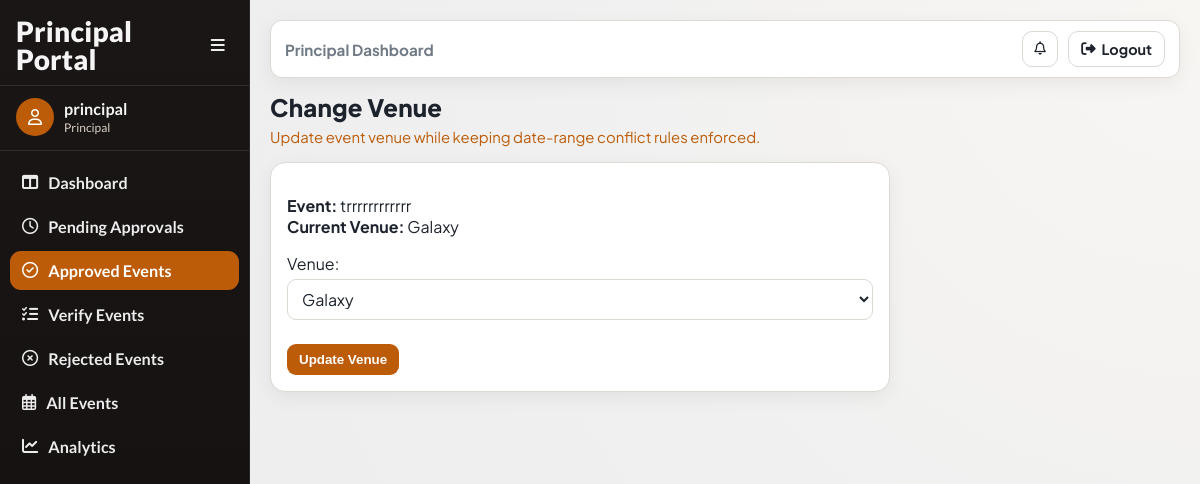
/events/change-venue/8/ (signed in), run on an earlier commit of the app's database.
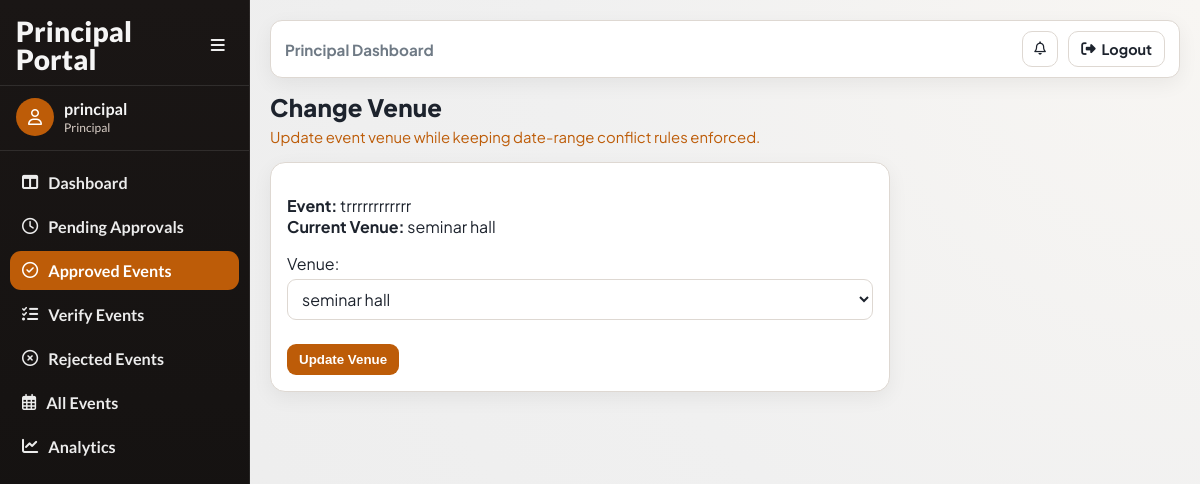
And on a later commit of the database.
### events/models.py (models this page shows, shortened)
class Event(models.Model):
    CATEGORY_CHOICES = (
        ('department', 'Department'),
        ('nss', 'NSS'),
        ('ncc', 'NCC'),
        ('union', 'Union'),
        ('other', 'Other'),
    )
    PARTICIPATION_CHOICES = (
        ('boys', 'Boys'),
        ('girls', 'Girls'),
        ('mixed', 'Mixed'),
    )
    STATUS_CHOICES = (
        ('pending', 'Pending Approval'),
        ('approved', 'Approved'),
        ('rejected', 'Rejected'),
        ('completed', 'Completed'),
        ('verified', 'Verified'),
    )
    title = models.CharField(max_length=200)
    category = models.CharField(max_length=20, choices=CATEGORY_CHOICES)
    created_by = models.ForeignKey(
        settings.AUTH_USER_MODEL,
        on_delete=models.CASCADE
    )
    department = models.ForeignKey(
    Department,
    on_delete=models.SET_NULL,
    null=True,
    blank=True
    )
    participation_type = models.CharField(
        max_length=20,
        choices=PARTICIPATION_CHOICES
    )
    chief_guest = models.CharField(max_length=200, blank=True, null=True)
    budget = models.DecimalField(max_digits=10, decimal_places=2)
    venue = models.ForeignKey(
    Venue,
    on_delete=models.PROTECT
    )
    start_date = models.DateField()
    end_date = models.DateField()
    start_time = models.TimeField(null=True, blank=True)
    end_time = models.TimeField(null=True, blank=True)
    description = models.TextField()
    tags = models.ManyToManyField(Tag, blank=True)
    status = models.CharField(
        max_length=20,
        choices=STATUS_CHOICES,
        default='pending'
    )
    principal_remark = models.TextField(blank=True, null=True)
    created_at = models.DateTimeField(auto_now_add=True)
    report_text = models.TextField(blank=True, null=True)
    attendance_file = models.FileField(
        upload_to='attendance/',
        blank=True,
        null=True
    )
    completed_at = models.DateTimeField(blank=True, null=True)

class Venue(models.Model):
    name = models.CharField(max_length=100, unique=True)
    def __str__(self):
        return self.name

### events/views.py (the view)
@login_required(login_url='/login/')
def change_event_venue(request, event_id):
    if request.user.role != 'principal':
        return redirect('login')
    event = get_object_or_404(Event, id=event_id)
    if event.status != 'approved':
        messages.error(request, "Venue can only be changed for approved events.")
        return redirect('principal_approved_events')
    today = timezone.now().date()
    if event.end_date < today:
        messages.error(request, "Cannot change venue. Event has already ended.")
        return redirect('principal_approved_events')
    class VenueUpdateForm(forms.ModelForm):
        class Meta:
            model = Event
            fields = ['venue']
    if request.method == 'POST':
        form = VenueUpdateForm(request.POST, instance=event)
        if form.is_valid():
            selected_venue = form.cleaned_data['venue']
            conflict_exists = Event.objects.filter(
                venue=selected_venue,
                status='approved'
            ).exclude(id=event.id).filter(
                start_date__lte=event.end_date,
                end_date__gte=event.start_date
            ).exists()
            if conflict_exists:
                messages.error(
                    request,
                    "Conflict! Another approved event overlaps at this venue during the selected date range."
                )
                event.refresh_from_db()
                form = VenueUpdateForm(instance=event)
                return render(
                    request,
                    'events/change_venue.html',
                    {
                        'form': form,
                        'event': event,
                        'active_nav': 'principal-approved',
                    }
                )
            form.save()
            notify(
                recipient=event.created_by,
                sender=request.user,
                event=event,
                type='venue_changed',
                message=f"Venue changed for '{event.title}'. New venue: {event.venue}"
            )
            messages.success(request, "Venue updated successfully.")
            return redirect('principal_approved_events')
    else:
        form = VenueUpdateForm(instance=event)
    return render(
        request,
        'events/change_venue.html',
        {
            'form': form,
            'event': event,
            'active_nav': 'principal-approved',
        }
    )

### events/views.py
    class VenueUpdateForm(forms.ModelForm):
        class Meta:
            model = Event
            fields = ['venue']

### events/templates/events/change_venue.html (shortened to what this page needs)
{% extends "base.html" %}
{% block page_title %}Change Venue{% endblock %}
{% block page_subtitle %}Update event venue while keeping date-range conflict rules enforced.{% endblock %}
{% block content %}
<section class="panel" style="max-width: 620px;">
    <p>
        <strong>Event:</strong> {{ event.title }}<br>
        <strong>Current Venue:</strong> {{ event.venue }}
    </p>
    <form method="post">
        {{ form.as_p }}
        <button class="btn" type="submit">Update Venue</button>
    </form>
</section>
{% endblock %}

What changed in the data, as far as the page shows it:
changed Event "trrrrrrrrrrrr": venue "Galaxy" → "seminar hall"
